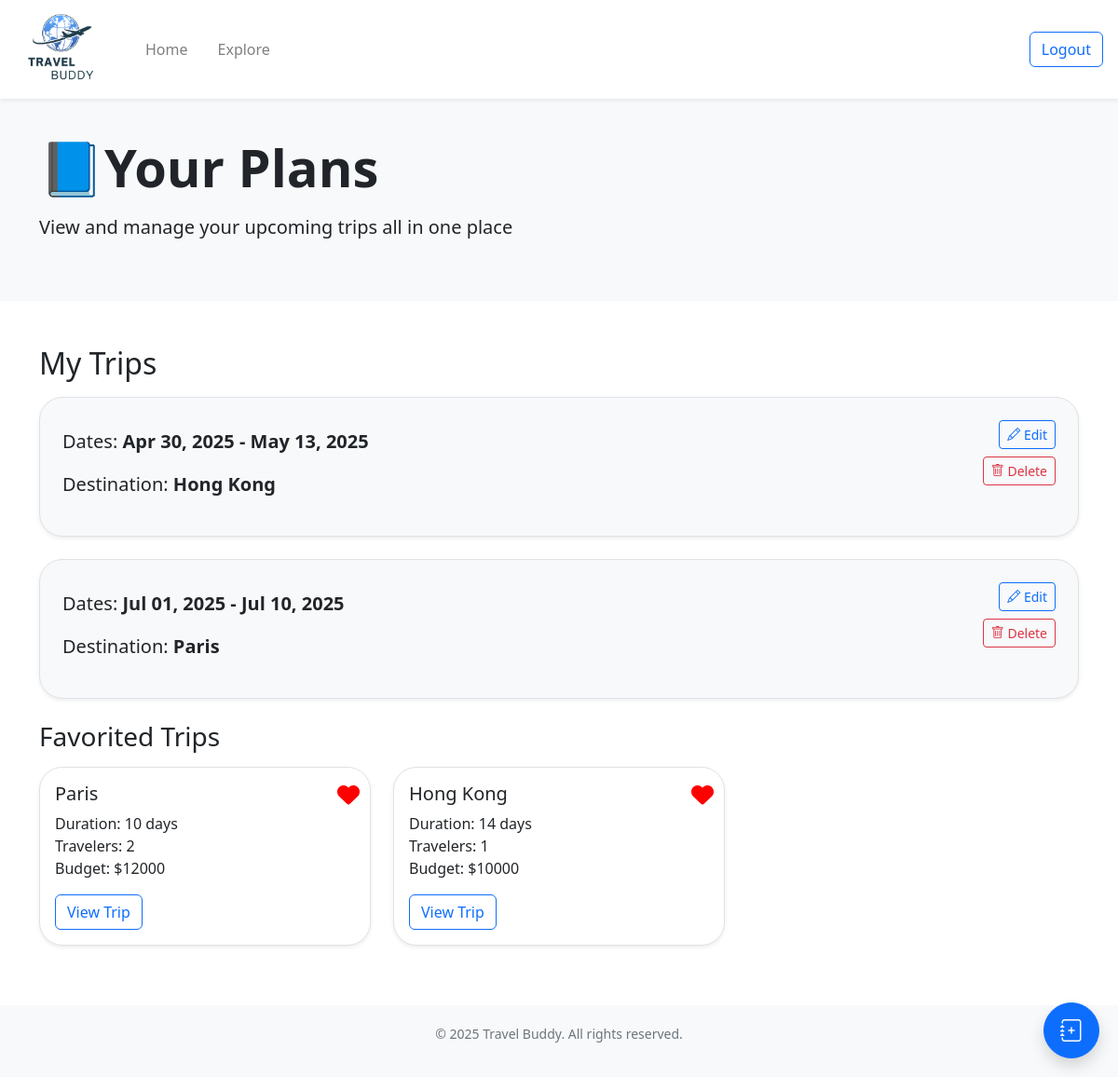
Screenshot of /home (signed in) with the database file from the repository.
### website/models.py (models this page shows)
class Trip(db.Model):
    __tablename__ = 'trip'
    id = db.Column(db.Integer, primary_key=True)
    destination = db.Column(db.String(200), nullable=False)
    start_date = db.Column(db.Date, nullable=False)
    end_date = db.Column(db.Date, nullable=False)
    travelers = db.Column(db.Integer)
    budget = db.Column(db.Integer)
    public = db.Column(db.Boolean, default=False)  # for sharing on explore page (False = private, True = public)
    user_id = db.Column(db.Integer, db.ForeignKey('user.id'))           # each trip belongs to a user
    flights = db.relationship('Flight', backref='trip', cascade="all, delete-orphan")
    hotels = db.relationship('Hotel', backref='trip', cascade="all, delete-orphan")
    activities = db.relationship('Activity', backref='trip', cascade="all, delete-orphan")
    bookings = db.relationship('Booking', backref='trip', cascade="all, delete-orphan")

### website/views.py (the view)
@views.route('/home')
@login_required
def home():
    trips = Trip.query.filter_by(user_id=current_user.id).all()
    favorites = db.session.query(Trip).join(Favorites).filter(Favorites.user_id == current_user.id).all()
    favorites_id = {fav.trip_id for fav in Favorites.query.filter_by(user_id=current_user.id).all()}
    public_trips = Trip.query.filter_by(public=True).all()
    for trip in public_trips:
        trip.liked = trip.id in favorites_id
    return render_template("home.html", user=current_user, trips=trips, favorites=favorites)

### website/__init__.py (called while the page is built)
def create_app():
    app = Flask(__name__)
    app.config['SECRET_KEY'] = 'asdfa asdfa'
    app.config['SQLALCHEMY_DATABASE_URI'] = f'sqlite:///{DB_NAME}'
    app.config['DATABASE'] = os.path.join(app.instance_path, DB_NAME)
    db.init_app(app)
    from .views import views
    from .auth import auth
    app.register_blueprint(views, url_prefix='/')
    app.register_blueprint(auth, url_prefix='/')
    from .models import User
    with app.app_context():
        if not path.exists(DB_NAME):
            db.create_all()
            print("Database created successfully")
    login_manager = LoginManager()
    login_manager.login_view = 'auth.login'
    login_manager.init_app(app)
    @login_manager.user_loader
    def load_user(id):
        return User.query.get(int(id))
    return app

### website/templates/home.html (shortened to what this page needs)
<!DOCTYPE html>
<html>
  <head>
    <link rel="stylesheet" href="https://stackpath.bootstrapcdn.com/bootstrap/4.4.1/css/bootstrap.min.css" />
    <link href="https://cdn.jsdelivr.net/npm/bootstrap-icons/font/bootstrap-icons.css" rel="stylesheet" />
    <link rel="stylesheet" href="https://stackpath.bootstrapcdn.com/font-awesome/4.7.0/css/font-awesome.min.css" />
    <link href="https://cdn.jsdelivr.net/npm/bootstrap@5.3.3/dist/css/bootstrap.min.css" rel="stylesheet" />
    <link href="https://cdnjs.cloudflare.com/ajax/libs/font-awesome/6.4.0/css/all.min.css" rel="stylesheet" />
  </head>
  <body class="min-vh-100 d-flex flex-column">
    <nav class="navbar navbar-expand-lg navbar-light bg-white shadow-sm">
      <a class="navbar-brand ms-3" href="/home">
        <img src="{{ url_for('static', filename='images/logo.png') }}" class="d-inline-block align-top logo-nav" />
      </a>
      <div class="collapse navbar-collapse" id="navbar">
        <ul class="navbar-nav">
          <li class="nav-item">
            <a class="nav-link ms-3" href="/home">Home</a>
          </li>
          <li class="nav-item">
            <a class="nav-link ms-3" href="/explore">Explore</a>
          </li>
        </ul>
        <ul class="navbar-nav ms-auto">
          <li class="nav-item">
            <a class="btn btn-outline-primary ms-3 me-3" id="logout" href="/" role="button">Logout</a>
          </li>
        </ul>
      </div>
    </nav>
    <section class="hero">
      <div class="container">
        <h1 class="display-4 font-weight-bold">📘Your Plans</h1>
        <p class="lead mt-3 mb-4">View and manage your upcoming trips all in one place</p>
      </div>
    </section>
    <section class="container my-5">
      <h2 class="mb-3">My Trips</h2>
      {% if trips %} {% for trip in trips %} {% set view_url = url_for('views.view_plan', trip_id=trip.id) %}
      <div class="plan-card mb-4 p-4 shadow-sm clickable-card" onclick="window.location.href='{{ view_url }}';" style="cursor: pointer">
        <div class="d-flex justify-content-between align-items-start">
          <div>
            <p class="fs-5">Dates: <strong>{{ trip.start_date.strftime('%b %d, %Y') }} - {{ trip.end_date.strftime('%b %d, %Y') }}</strong></p>
            <p class="fs-5">Destination: <strong>{{ trip.destination }}</strong></p>
          </div>
          <div class="ms-3 d-flex flex-column align-items-end" onclick="event.stopPropagation();">
            <a href="{{ url_for('views.edit_plan', trip_id=trip.id) }}" class="btn btn-sm btn-outline-primary mb-2"> <i class="bi bi-pencil"></i> Edit </a>
            <button type="submit" class="btn btn-sm btn-outline-danger" data-bs-toggle="modal" data-bs-target="#confirmDeleteModal-{{ trip.id }}"><i class="bi bi-trash"></i> Delete</button>
          </div>
        </div>
      </div>
      {% endfor %}
      {% endif %} {% if favorites %}
      <h3 class="mb-3">Favorited Trips</h3>
      <div class="row">
        {% for trip in favorites %}
        <div class="col-md-4 mb-3">
          <div class="card shadow-sm">
            <button class="like-btn btn btn-link p-0 position-absolute" data-trip-id="{{ trip.id }}" style="top: 10px; right: 10px; z-index: 10; font-size: 1.5rem; color: red">
              <i class="{% if trip.liked %}fas{% else %}far{% endif %} fa-heart"></i>
            </button>
            <div class="card-body">
              <h5 class="card-title">{{ trip.destination }}</h5>
              <p class="card-text">
                Duration: {{ (trip.end_date - trip.start_date).days + 1 }} day{{ 's' if (trip.end_date - trip.start_date).days + 1 != 1 else '' }}<br />
                Travelers: {{ trip.travelers }}<br />
                Budget: ${{ trip.budget }}
              </p>
              <a href="{{ url_for('views.explore_plan', trip_id=trip.id) }}" class="btn btn-outline-primary">View Trip</a>
            </div>
          </div>
        </div>
        {% endfor %}
      </div>
      {% endif %}
    </section>
    <a href="/create-plan" class="btn btn-primary rounded-circle shadow floating-button" title="Add New Plan">
      <i class="bi bi-journal-plus"></i>
    </a>
    <footer class="footer mt-auto">
      <div class="container">
        <p>© 2025 Travel Buddy. All rights reserved.</p>
      </div>
    </footer>
  </body>
</html>

### website/templates/home.html (style rules this page uses)
.hero { background: #f8f9fa; padding: 40px 0; text-align: left; }
.footer { background: #f8f9fa; padding: 20px 0; text-align: center; font-size: 14px; color: #6c757d; }
.logo-nav { width: 100px; height: 80px; object-fit: contain; }
.plan-card { border-radius: 25px; background-color: #f8f9fa; border: 1px solid #dee2e6; transition: box-shadow 0.2s ease; }
.floating-button { position: fixed; bottom: 20px; right: 20px; width: 60px; height: 60px; font-size: 24px; display: flex; align-items: center; justify-content: center; z-index: 1050; padding: 0; }
.floating-button i { line-height: 1; margin: 0; }
.card { border-radius: 25px; border: 1px solid #dee2e6; }

### rows the page displays
Trip: start_date "Apr 30, 2025", end_date "May 13, 2025", destination "Hong Kong", (trip.end_date-trip.start_date).days+1 "14", end_date+start_date "s", travelers "1", budget "10000"
Trip: start_date "Jul 01, 2025", end_date "Jul 10, 2025", destination "Paris", (trip.end_date-trip.start_date).days+1 "10", end_date+start_date "s", travelers "2", budget "12000"
